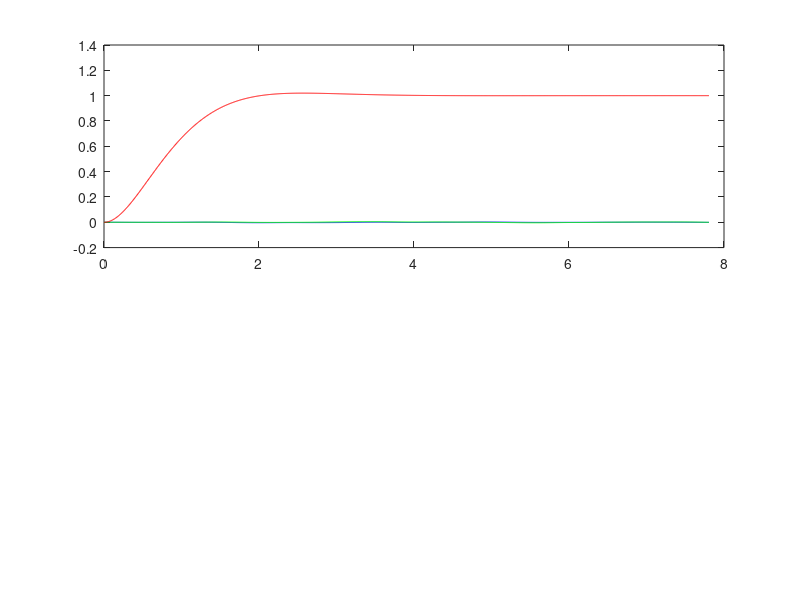

Write the MATLAB code that produced this figure. (Note: this script raises an error after producing the figure.)
%% Data Analysis
% The following data was obtained by calculating the optimal inputs for the
% control objective, and publishing all the inputs through a feedforward
% method.

%% MPC @ [0,0,1] with same gains as PD
close all
clear
clc

load('MPC_posx.mat')
load('MPC_posy.mat')
load('MPC_posz.mat')
load('MPC_time.mat')
load('MPC_teltime.mat')
load('MPC_mot1.mat')
load('MPC_mot2.mat')
load('MPC_mot3.mat')
load('MPC_mot4.mat')

Tindex = 1;

for i = 1:length(posz)
    if posz(i) > 0
        Tindex = i-1;
        break;
    end
end

time = time - time(Tindex);
desPos = [0;0;1];
lower = desPos - 0.02*desPos;
upper = desPos + 0.02*desPos;
ss_index = 1;

for i = Tindex:length(posz)
    if posz(i) < lower(3) || posz(i) > upper(3)
        ss_index = i;
    end
end

settlingTime = time(ss_index);
mpcsettlingTime = settlingTime;

telTindex = floor(Tindex/2);
teltime = teltime - teltime(telTindex);

mpcMax = max(mot1);

figure('Name','MPC')
subplot(2,1,1)
plot(time(Tindex:end),posx(Tindex:end),'b')
hold on
plot(time(Tindex:end),posy(Tindex:end),'g')
plot(time(Tindex:end),posz(Tindex:end),'r')
xline(settlingTime,'k');
yline(lower(3),'--k');
yline(upper(3),'--k');
ylim([0 1.1])
xlabel('Time(s)')
ylabel('Position(m)')
legend('posx','posy','posz','settling time')
title('MPC: Target [0,0,1]')

subplot(2,1,2)
plot(teltime(telTindex:end),mot1(telTindex:end))
hold on
plot(teltime(telTindex:end),mot2(telTindex:end))
plot(teltime(telTindex:end),mot3(telTindex:end))
plot(teltime(telTindex:end),mot4(telTindex:end))
xlabel('Time(s)')
ylabel('Motor Force(N)')
ylim([1.5 2.5])
legend('motor 1','motor 2','motor 3','motor 4')

disp('The settling time for the MPC controller is:')
disp(settlingTime)

%% Rates @ [0,0,1]
clc

load('Rates_posx.mat')
load('Rates_posy.mat')
load('Rates_posz.mat')
load('Rates_time.mat')
load('Rates_teltime.mat')
load('Rates_mot1.mat')
load('Rates_mot2.mat')
load('Rates_mot3.mat')
load('Rates_mot4.mat')

Tindex = 1;

for i = 1:length(posz)
    if posz(i) > 0
        Tindex = i-1;
        break;
    end
end

time = time - time(Tindex);
desPos = [0;0;1];
lower = desPos - 0.02*desPos;
upper = desPos + 0.02*desPos;
ss_index = 1;

for i = Tindex:length(posz)
    if posz(i) < lower(3) || posz(i) > upper(3)
        ss_index = i;
    end
end

settlingTime = time(ss_index);
rates_settlingTime = settlingTime;

telTindex = floor(Tindex/2);
teltime = teltime - teltime(telTindex);

ratesMax = max(mot1);

figure('Name','Rates')
subplot(2,1,1)
plot(time(Tindex:end),posx(Tindex:end),'b')
hold on
plot(time(Tindex:end),posy(Tindex:end),'g')
plot(time(Tindex:end),posz(Tindex:end),'r')
xline(settlingTime,'k');
yline(lower(3),'--k');
yline(upper(3),'--k');
ylim([0 1.1])
xlabel('Time(s)')
ylabel('Position(m)')
legend('posx','posy','posz','settling time')
title('Rates: Target [0,0,1]')

subplot(2,1,2)
plot(teltime(telTindex:end),mot1(telTindex:end))
hold on
plot(teltime(telTindex:end),mot2(telTindex:end))
plot(teltime(telTindex:end),mot3(telTindex:end))
plot(teltime(telTindex:end),mot4(telTindex:end))
xlabel('Time(s)')
ylabel('Motor Force(N)')
ylim([1.5 2.5])
legend('motor 1','motor 2','motor 3','motor 4')

disp('The settling time for the MPC controller is:')
disp(settlingTime)

%% MPC @ [1,2,2]
clc

load('MPC1_posx.mat')
load('MPC1_posy.mat')
load('MPC1_posz.mat')
load('MPC1_time.mat')

Tindex = 1;

for i = 1:length(posz)
    if posz(i) > 0
        Tindex = i-1;
        break;
    end
end

time = time - time(Tindex);
desPos = [1;2;2];
lower = desPos - 0.02*desPos;
upper = desPos + 0.02*desPos;
ss_index = 1;

for i = Tindex:length(posz)
    if (posx(i) < lower(1) || posx(i) > upper(1)) ||...
            (posy(i) < lower(2) || posy(i) > upper(2)) ||...
            (posz(i) < lower(3) || posz(i) > upper(3))
        ss_index = i;
    end
end

settlingTime = time(ss_index);

figure('Name','MPC_')
plot(time(Tindex:end),posx(Tindex:end),'b')
hold on
plot(time(Tindex:end),posy(Tindex:end),'g')
plot(time(Tindex:end),posz(Tindex:end),'r')
xline(settlingTime,'k');
yline(lower(1),'--k');
yline(upper(1),'--k');
yline(lower(3),'--k');
yline(upper(3),'--k');
ylim([0 2.1])
xlabel('Time(s)')
ylabel('Position(m)')
legend('posx','posy','posz','settling time')
title('MPC: Target [1,2,2]')

disp('The settling time for the MPC controller is:')
disp(settlingTime)

%% Rates @ [1,2,2]
clc

load('Rates1_posx.mat')
load('Rates1_posy.mat')
load('Rates1_posz.mat')
load('Rates1_time.mat')

Tindex = 1;

for i = 1:length(posz)
    if posz(i) > 0
        Tindex = i-1;
        break;
    end
end

time = time - time(Tindex);
desPos = [1;2;2];
lower = desPos - 0.02*desPos;
upper = desPos + 0.02*desPos;
ss_index = 1;

for i = Tindex:length(posz)
    if (posx(i) < lower(1) || posx(i) > upper(1)) ||...
            (posy(i) < lower(2) || posy(i) > upper(2)) ||...
            (posz(i) < lower(3) || posz(i) > upper(3))
        ss_index = i;
    end
end

settlingTime = time(ss_index);

figure('Name','Rates_')
plot(time(Tindex:end),posx(Tindex:end),'b')
hold on
plot(time(Tindex:end),posy(Tindex:end),'g')
plot(time(Tindex:end),posz(Tindex:end),'r')
xline(settlingTime,'k');
yline(lower(1),'--k');
yline(upper(1),'--k');
yline(lower(3),'--k');
yline(upper(3),'--k');
ylim([0 2.1])
xlabel('Time(s)')
ylabel('Position(m)')
legend('posx','posy','posz','settling time')
title('Rates: Target [1,2,2]')

disp('The settling time for the MPC controller is:')
disp(settlingTime)

